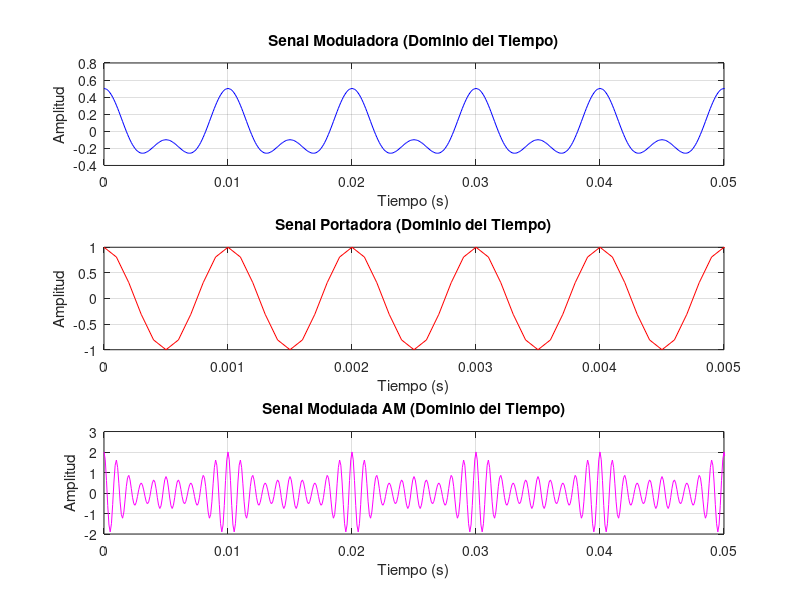
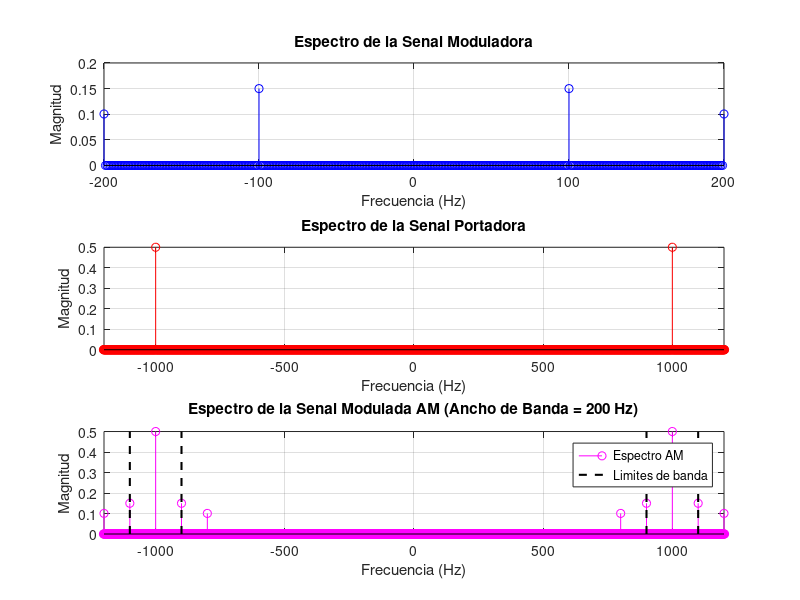

Reproduce these figures in MATLAB, in order.
%% Parametros de la simulacion
fs = 10000;         % Frecuencia de muestreo (Hz)
t = 0:1/fs:1-1/fs;  % Vector de tiempo (1 segundo)

% Parametros de la señal portadora
fc = 1000;          % Frecuencia de la portadora (Hz)
Ac = 1;             % Amplitud de la portadora

% Parametros de la señal moduladora
fm = 100;           % Frecuencia de la moduladora (Hz)
Am = 0.3;           % Amplitud de la moduladora
ka = 2;           % Indice de modulacion (debe ser <= 1 para evitar sobremodulacion)

%% Generacion de señales
% Señal portadora
portadora = Ac * cos(2*pi*fc*t);

% Señal moduladora (coseno)
moduladora = Am * ( cos(2*pi*fm*t) + 0.67*cos(2*pi*2*fm*t) );

% Señal modulada AM
modulada = Ac * (1 + ka*moduladora) .* cos(2*pi*fc*t);

%% Calculo de espectros
N = length(t);      % Numero de muestras
f = (-fs/2:fs/N:fs/2-fs/N); % Vector de frecuencia

% Espectro de la moduladora
MODULADORA = fftshift(fft(moduladora)/N);

% Espectro de la portadora
PORTADORA = fftshift(fft(portadora)/N);

% Espectro de la señal modulada
MODULADA = fftshift(fft(modulada)/N);

%% Graficas en el dominio del tiempo
figure;

% Señal moduladora
subplot(3,1,1);
plot(t, moduladora, 'b');
title('Senal Moduladora (Dominio del Tiempo)');
xlabel('Tiempo (s)');
ylabel('Amplitud');
xlim([0 0.05]); % Mostrar solo 50 ms para mejor visualizacion
grid on;

% Señal portadora
subplot(3,1,2);
plot(t, portadora, 'r');
title('Senal Portadora (Dominio del Tiempo)');
xlabel('Tiempo (s)');
ylabel('Amplitud');
xlim([0 0.005]); % Mostrar solo 5 ms para mejor visualizacion
grid on;

% Señal modulada AM
subplot(3,1,3);
plot(t, modulada, 'm');
title('Senal Modulada AM (Dominio del Tiempo)');
xlabel('Tiempo (s)');
ylabel('Amplitud');
xlim([0 0.05]); % Mostrar solo 50 ms para mejor visualizacion
grid on;

%% Graficas en el dominio de la frecuencia
figure;

% Espectro de la señal moduladora
subplot(3,1,1);
stem(f, abs(MODULADORA), 'b', 'Marker', 'o');
title('Espectro de la Senal Moduladora');
xlabel('Frecuencia (Hz)');
ylabel('Magnitud');
xlim([-200 200]); % Enfoque en las frecuencias relevantes
grid on;

% Espectro de la señal portadora
subplot(3,1,2);
stem(f, abs(PORTADORA), 'r', 'Marker', 'o');
title('Espectro de la Senal Portadora');
xlabel('Frecuencia (Hz)');
ylabel('Magnitud');
xlim([-1200 1200]); % Enfoque en las frecuencias relevantes
grid on;

% Espectro de la señal modulada AM con marcadores de ancho de banda
subplot(3,1,3);
stem(f, abs(MODULADA), 'm', 'Marker', 'o');
title(['Espectro de la Senal Modulada AM (Ancho de Banda = ', num2str(2*fm), ' Hz)']);
xlabel('Frecuencia (Hz)');
ylabel('Magnitud');
xlim([-1200 1200]); % Enfoque en las frecuencias relevantes
grid on;

% Marcadores para el ancho de banda
hold on;
plot([fc+fm fc+fm], [0 max(abs(MODULADA))], 'k--', 'LineWidth', 1.5);
plot([fc-fm fc-fm], [0 max(abs(MODULADA))], 'k--', 'LineWidth', 1.5);
plot([-fc-fm -fc-fm], [0 max(abs(MODULADA))], 'k--', 'LineWidth', 1.5);
plot([-fc+fm -fc+fm], [0 max(abs(MODULADA))], 'k--', 'LineWidth', 1.5);
hold off;

legend('Espectro AM', 'Limites de banda');
